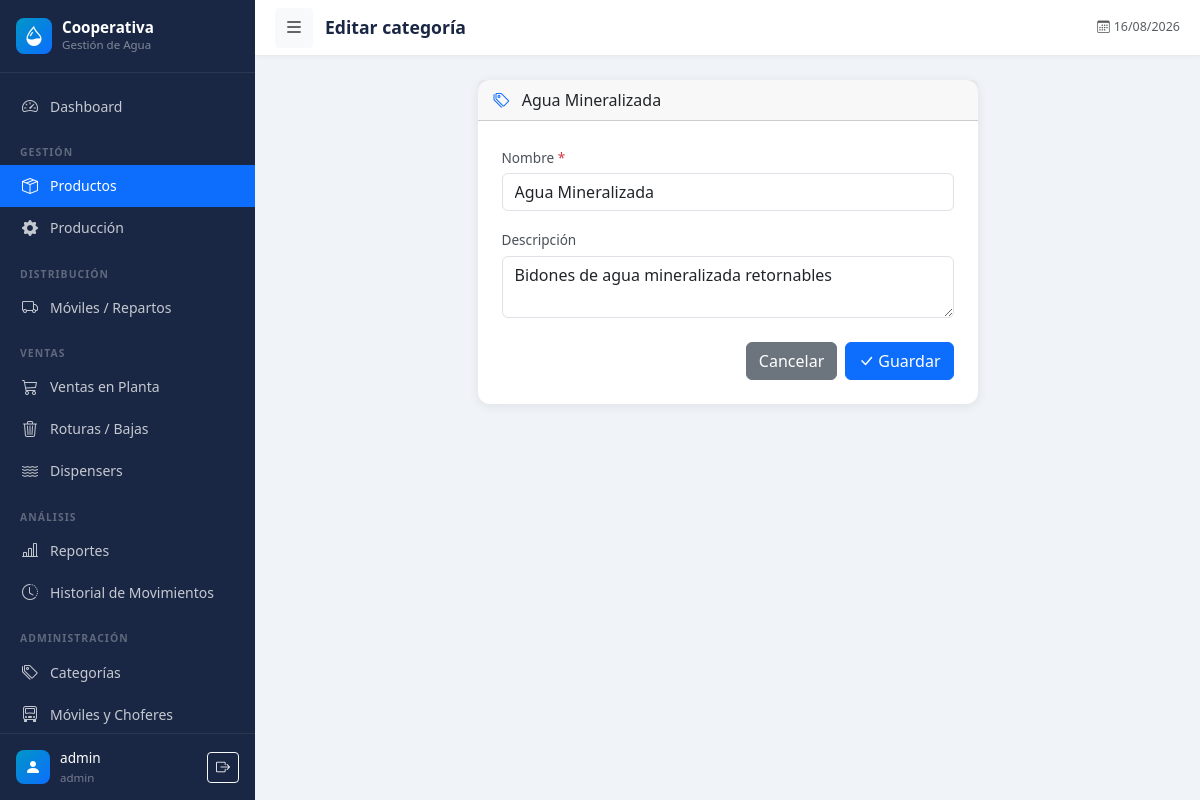
The app's page /productos/categorias/2/editar (signed in) with its own data.
### models.py (models this page shows, shortened)
class User(UserMixin, db.Model):
    __tablename__ = 'users'
    id = db.Column(db.Integer, primary_key=True)
    username = db.Column(db.String(80), unique=True, nullable=False)
    email = db.Column(db.String(120), unique=True, nullable=True)
    password_hash = db.Column(db.String(256), nullable=False)
    role = db.Column(db.String(20), default='operator')  # admin, operator, viewer
    active = db.Column(db.Boolean, default=True)
    created_at = db.Column(db.DateTime, default=datetime.utcnow)
    @property
    def is_admin(self):
        return self.role == 'admin'

class Category(db.Model):
    __tablename__ = 'categories'
    id = db.Column(db.Integer, primary_key=True)
    name = db.Column(db.String(100), unique=True, nullable=False)
    description = db.Column(db.String(255))
    products = db.relationship('Product', backref='category', lazy=True)

### blueprints/products.py (the view, shortened to what this page needs)
@products_bp.route('/categorias/<int:id>/editar', methods=['GET', 'POST'])
@login_required
def edit_category(id):
    cat = Category.query.get_or_404(id)
    return render_template('products/category_form.html', category=cat)

### templates/products/category_form.html (shortened to what this page needs)
{% extends 'base.html' %}
{% block page_title %}{{ 'Editar categoría' if category else 'Nueva categoría' }}{% endblock %}
{% block content %}
<div class="card form-card mx-auto" style="max-width:500px">
  <div class="card-header">
    <i class="bi bi-tags me-2 text-primary"></i>
    {{ category.name if category else 'Crear nueva categoría' }}
  </div>
  <div class="card-body p-4">
    <form method="POST">
      <div class="mb-3">
        <label class="form-label">Nombre <span class="text-danger">*</span></label>
        <input type="text" name="name" class="form-control"
               value="{{ category.name if category else '' }}"
               placeholder="Ej: Agua de mesa" required autofocus>
      </div>
      <div class="mb-4">
        <label class="form-label">Descripción</label>
        <textarea name="description" class="form-control" rows="2"
                  placeholder="Descripción opcional">{{ category.description if category else '' }}</textarea>
      </div>
      <div class="d-flex gap-2 justify-content-end">
        <a href="{{ url_for('products.categories') }}" class="btn btn-secondary">Cancelar</a>
        <button type="submit" class="btn btn-primary">
          <i class="bi bi-check-lg me-1"></i>{{ 'Guardar' if category else 'Crear' }}
        </button>
      </div>
    </form>
  </div>
</div>
{% endblock %}

### templates/base.html (shortened to what this page needs)
<!DOCTYPE html>
<html lang="es">
<head>
  <link href="https://cdn.jsdelivr.net/npm/bootstrap@5.3.2/dist/css/bootstrap.min.css" rel="stylesheet">
  <link href="https://cdn.jsdelivr.net/npm/bootstrap-icons@1.11.3/font/bootstrap-icons.css" rel="stylesheet">
  <link href="{{ url_for('static', filename='css/style.css') }}" rel="stylesheet">
</head>
<body>
<nav id="sidebar">
  <div class="sidebar-header">
    <a href="{{ url_for('dashboard.index') }}" class="sidebar-brand">
      <div class="sidebar-brand-icon">
        <i class="bi bi-droplet-half text-white fs-5"></i>
      </div>
      <div>
        <div class="sidebar-brand-name">Cooperativa</div>
        <div class="sidebar-brand-sub">Gestión de Agua</div>
      </div>
    </a>
  </div>
  <div class="sidebar-nav">
    <ul class="nav flex-column">
      <li class="nav-item">
        <a class="nav-link {% if request.endpoint == 'dashboard.index' %}active{% endif %}"
           href="{{ url_for('dashboard.index') }}">
          <i class="bi bi-speedometer2"></i> Dashboard
        </a>
      </li>
      <li><div class="nav-section-label">Gestión</div></li>
      <li class="nav-item">
        <a class="nav-link {% if request.blueprint == 'products' %}active{% endif %}"
           href="{{ url_for('products.index') }}">
          <i class="bi bi-box-seam"></i> Productos
        </a>
      </li>
      <li class="nav-item">
        <a class="nav-link {% if request.blueprint == 'production' %}active{% endif %}"
           href="{{ url_for('production.index') }}">
          <i class="bi bi-gear-fill"></i> Producción
        </a>
      </li>
      <li><div class="nav-section-label">Distribución</div></li>
      <li class="nav-item">
        <a class="nav-link {% if request.blueprint == 'distribution' %}active{% endif %}"
           href="{{ url_for('distribution.index') }}">
          <i class="bi bi-truck"></i> Móviles / Repartos
        </a>
      </li>
      <li><div class="nav-section-label">Ventas</div></li>
      <li class="nav-item">
        <a class="nav-link {% if request.blueprint == 'sales' %}active{% endif %}"
           href="{{ url_for('sales.index') }}">
          <i class="bi bi-cart3"></i> Ventas en Planta
        </a>
      </li>
      <li class="nav-item">
        <a class="nav-link {% if request.blueprint == 'breakage' %}active{% endif %}"
           href="{{ url_for('breakage.index') }}">
          <i class="bi bi-trash3"></i> Roturas / Bajas
        </a>
      </li>
      <li class="nav-item">
        <a class="nav-link {% if request.blueprint == 'dispensers' %}active{% endif %}"
           href="{{ url_for('dispensers.index') }}">
          <i class="bi bi-water"></i> Dispensers
        </a>
      </li>
      <li><div class="nav-section-label">Análisis</div></li>
      <li class="nav-item">
        <a class="nav-link {% if request.blueprint == 'reports' %}active{% endif %}"
           href="{{ url_for('reports.index') }}">
          <i class="bi bi-bar-chart-line"></i> Reportes
        </a>
      </li>
      <li class="nav-item">
        <a class="nav-link {% if request.endpoint == 'reports.movements' %}active{% endif %}"
           href="{{ url_for('reports.movements') }}">
          <i class="bi bi-clock-history"></i> Historial de Movimientos
        </a>
      </li>
      {% if current_user.is_admin %}
      <li><div class="nav-section-label">Administración</div></li>
      <li class="nav-item">
        <a class="nav-link {% if request.endpoint == 'products.categories' %}active{% endif %}"
           href="{{ url_for('products.categories') }}">
          <i class="bi bi-tags"></i> Categorías
        </a>
      </li>
      <li class="nav-item">
        <a class="nav-link {% if request.endpoint == 'products.vehicles' %}active{% endif %}"
           href="{{ url_for('products.vehicles') }}">
          <i class="bi bi-truck-front"></i> Móviles y Choferes
        </a>
      </li>
      {% endif %}
    </ul>
  </div>
  <div class="sidebar-footer">
    <div class="sidebar-brand-icon" style="width:34px;height:34px;">
      <i class="bi bi-person-fill text-white"></i>
    </div>
    <div class="flex-grow-1 overflow-hidden">
      <div class="sidebar-user-name">{{ current_user.username }}</div>
      <div class="sidebar-user-role">{{ current_user.role }}</div>
    </div>
    <a href="{{ url_for('auth.logout') }}" class="btn btn-sm btn-outline-light flex-shrink-0"
       title="Cerrar sesión">
      <i class="bi bi-box-arrow-right"></i>
    </a>
  </div>
</nav>
<div class="main-content" id="mainContent">
  <header class="top-bar">
    <button class="btn btn-sm btn-light" id="sidebarToggle">
      <i class="bi bi-list fs-5"></i>
    </button>
    <span class="page-title">{% block page_title %}{% endblock %}</span>
    <div class="ms-auto d-flex align-items-center gap-3">
      <span class="text-muted smaller d-none d-md-inline">
        <i class="bi bi-calendar3 me-1"></i>{{ now.strftime('%d/%m/%Y') }}
      </span>
    </div>
  </header>
  <div class="content-area">
    {% block content %}{% endblock %}
  </div>
</div>
</body>
</html>

### static/css/style.css (style rules this page uses)
:root { --sidebar-width: 255px; --sidebar-bg: #1a2744; --sidebar-hover: #243564; --sidebar-active: #0d6efd; --sidebar-text: rgba(255, 255, 255, 0.75); --topbar-h: 56px; --accent: #0096c7; --body-bg: #f0f4f8; --card-radius: 12px; }
body { background-color: var(--body-bg); overflow-x: hidden; }
#sidebar { position: fixed; left: 0; top: 0; height: 100vh; width: var(--sidebar-width); background: var(--sidebar-bg); display: flex; flex-direction: column; z-index: 1030; transition: width 0.25s ease, transform 0.25s ease; overflow: hidden; }
.main-content { margin-left: var(--sidebar-width); min-height: 100vh; transition: margin-left 0.25s ease; }
.sidebar-header { padding: 18px 16px; border-bottom: 1px solid rgba(255, 255, 255, 0.08); flex-shrink: 0; }
.sidebar-brand { display: flex; align-items: center; gap: 10px; text-decoration: none; }
.sidebar-brand-icon { width: 36px; height: 36px; background: linear-gradient(135deg, #0096c7, #0d6efd); border-radius: 8px; display: flex; align-items: center; justify-content: center; flex-shrink: 0; }
.sidebar-brand-name { color: #fff; font-weight: 700; font-size: 0.95rem; line-height: 1.2; white-space: nowrap; }
.sidebar-brand-sub { color: rgba(255, 255, 255, 0.45); font-size: 0.72rem; white-space: nowrap; }
.sidebar-nav { flex: 1; overflow-y: auto; padding: 12px 0; }
.nav-section-label { font-size: 0.65rem; font-weight: 700; text-transform: uppercase; letter-spacing: 0.1em; color: rgba(255, 255, 255, 0.3); padding: 14px 20px 4px; margin-top: 4px; white-space: nowrap; }
.sidebar-nav .nav-link { color: var(--sidebar-text); padding: 9px 20px; display: flex; align-items: center; gap: 10px; font-size: 0.875rem; border-radius: 0; transition: background 0.15s, color 0.15s; white-space: nowrap; }
.sidebar-nav .nav-link i { font-size: 1rem; width: 20px; text-align: center; flex-shrink: 0; }
.sidebar-nav .nav-link.active { background: var(--sidebar-active); color: #fff; }
.sidebar-footer { padding: 14px 16px; border-top: 1px solid rgba(255, 255, 255, 0.08); flex-shrink: 0; display: flex; align-items: center; gap: 10px; }
.sidebar-user-name { color: #fff; font-size: 0.85rem; font-weight: 500; white-space: nowrap; }
.sidebar-user-role { color: rgba(255, 255, 255, 0.4); font-size: 0.72rem; white-space: nowrap; }
.top-bar { height: var(--topbar-h); position: sticky; top: 0; z-index: 100; background: #fff; border-bottom: 1px solid #e9ecef; box-shadow: 0 1px 4px rgba(0, 0, 0, 0.04); display: flex; align-items: center; padding: 0 20px; gap: 12px; }
.page-title { font-size: 1.1rem; font-weight: 600; color: #1a2744; white-space: nowrap; }
.content-area { padding: 24px; }
.form-card { border: none; border-radius: var(--card-radius); box-shadow: 0 2px 12px rgba(0, 0, 0, 0.08); max-width: 760px; }
.form-label { font-size: 0.85rem; font-weight: 500; color: #495057; margin-bottom: 5px; }
.smaller { font-size: 0.78rem; }

### records on screen
User: username "admin", role "admin"
Category: name "Agua Mineralizada", description "Bidones de agua mineralizada retornables"

### other values on screen
{{ 'Editar categoría' if category else 'Nueva categoría' }} "Editar categoría"
{{ 'Guardar' if category else 'Crear' }} "Guardar"
